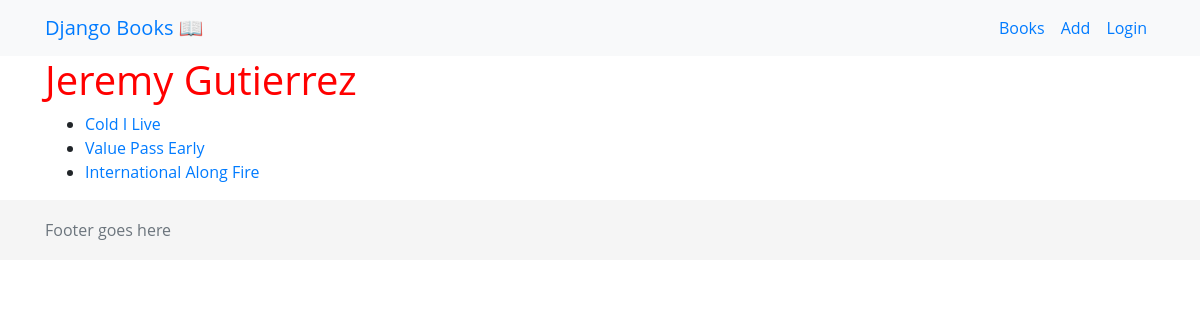
Page /authors/1040/ on the committed database.
### authors/models.py (models this page shows, shortened)
class Author(models.Model):
    first_name = models.CharField(max_length=100)
    last_name = models.CharField(max_length=100)
    full_name = models.TextField()

### books/models.py (models this page shows, shortened)
class Book(models.Model):
    title = models.CharField(max_length=300)
    lat = models.DecimalField(max_digits=20, decimal_places=6)
    lon = models.DecimalField(max_digits=20, decimal_places=6)
    pages = models.IntegerField(default=1000)
    publish_date = models.DateField()
    website = models.URLField()
    synopsis = models.TextField()
    slug = models.SlugField(max_length=200)
    status = models.BooleanField(default=True)
    authors = models.ManyToManyField('authors.Author')

### authors/views.py (the view)
# urls.py: path('<int:id>/', views.author_detail, name="author_detail"),
def author_detail(request, id):
    author = Author.objects.get(id=id)
    context = {'author':author}
    return render(request, 'authors/author_detail.html', context)

### authors/templates/authors/author_detail.html (shortened to what this page needs)
{% extends 'base.html' %}
{% load static %}
{% block head_extra %}
<link rel="stylesheet" href="{% static 'css/main.css' %}">
<link rel="stylesheet" href="{% static 'css/map-style.css' %}">
<link rel="stylesheet" href="{% static 'css/leaflet-search.css' %}">
<link rel="stylesheet" href="https://unpkg.com/leaflet@1.3.1/dist/leaflet.css"
integrity="sha512-Rksm5RenBEKSKFjgI3a41vrjkw4EVPlJ3+OiI65vTjIdo9brlAacEuKOiQ5OFh7cOI1bkDwLqdLw3Zg0cRJAAQ=="
crossorigin=""/>
<link rel="stylesheet" href="https://cdnjs.cloudflare.com/ajax/libs/bootstrap-datepicker/1.7.1/css/bootstrap-datepicker.css" />
<link href='https://api.mapbox.com/mapbox-gl-js/v0.44.1/mapbox-gl.css' rel='stylesheet' />
{% endblock head_extra %}
{% block content %}
<div class="container">
    <h1>{{ author.full_name }}</h1>
    <ul>
        {% for book in author.book_set.values %}
            <li>
                <a href="{% url 'books:book_detail' id=book.id slug=book.slug %}">{{ book.title }}</a>
            </li>
        {% endfor %}
    </ul>
</div>
{% endblock %}

### static/css/main.css (style rules this page uses)
h1 { color:red }

### static/css/map-style.css (style rules this page uses)
html, body { font-family: 'Open Sans', sans-serif; margin: 0; padding: 0; height: 100%; width: 100%; box-sizing: border-box; }
*, *:before, *:after { box-sizing: border-box; }

### rows in the picture
Author: full_name "Jeremy Gutierrez"
Book: title "Cold I Live"
Book: title "Value Pass Early"
Book: title "International Along Fire"
